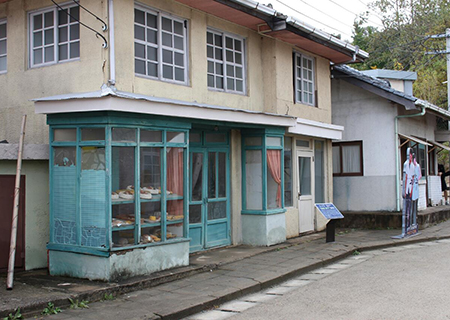
#> input picture opencv/image/edge_test1.jpg, 450 x 320 px, found by its file name
$ python 19.filter2D_5.py
#> lines starting #> are read from the running program, lines starting #| are printed output that depends on the picture
# Sobel edge detection

import cv2 as cv
import numpy as np

img = cv.imread('edge_test1.jpg', cv.IMREAD_GRAYSCALE)
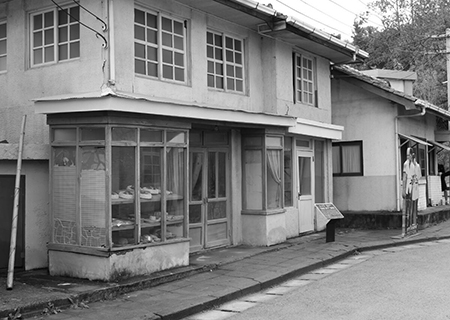
#> img: shape (320, 450); min 0, max 255, mean 124

kernel1 = np.array([[-1,  0,  1],
                    [-2,  0,  2],
                    [-1,  0,  1]])

kernel2 = np.array([[-1, -2, -1],
                    [ 0,  0,  0],
                    [ 1,  2,  1]])

dst1 = cv.filter2D(img, cv.CV_32F, kernel1)
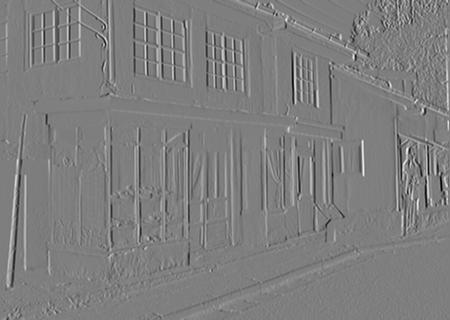
#> dst1: shape (320, 450) float32; min -892, max 903, mean 1.1; drawn with min black and max white
dst2 = cv.filter2D(img, cv.CV_32F, kernel2)
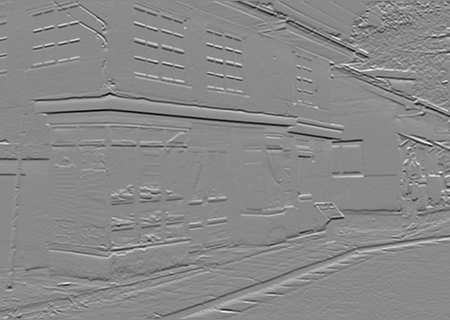
#> dst2: shape (320, 450) float32; min -933, max 800, mean -0.2; drawn with min black and max white
dst = cv.magnitude(dst1, dst2)
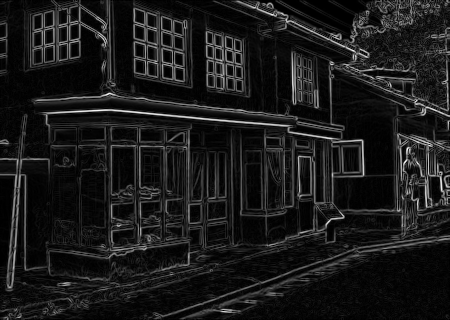
#> dst: shape (320, 450) float32; min 0, max 955, mean 98.6; drawn with min black and max white

cv.imshow('img', img)
cv.imshow('dst1', np.abs(dst1).astype(np.uint8))
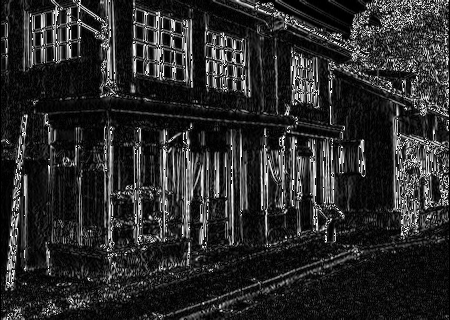
#> window 'dst1': shape (320, 450); min 0, max 255, mean 42.4
cv.imshow('dst2', np.abs(dst2).astype(np.uint8))
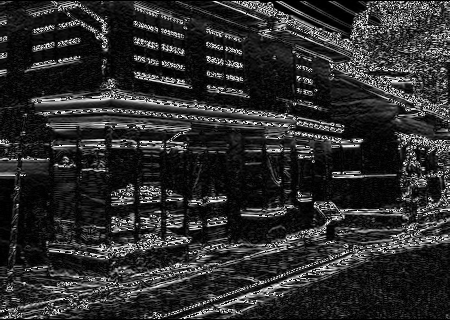
#> window 'dst2': shape (320, 450); min 0, max 255, mean 44.7
cv.imshow('dst', dst.astype(np.uint8))
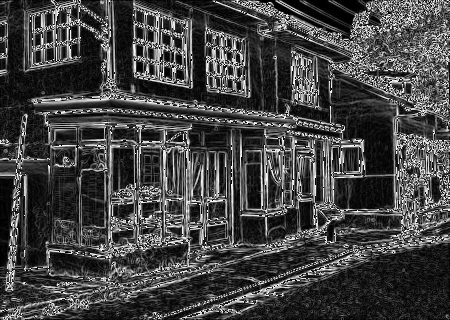
#> window 'dst': shape (320, 450); min 0, max 255, mean 67.3
cv.waitKey()

$ run again, with opencv/image/edge_test3.jpg copied over opencv/image/edge_test1.jpg
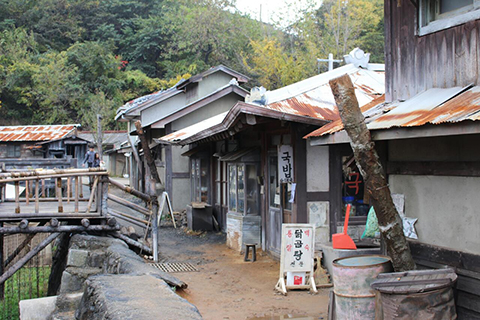
#> input picture opencv/image/edge_test3.jpg, 480 x 320 px, found by its file name
#> `dst = cv.magnitude(dst1, dst2)`:
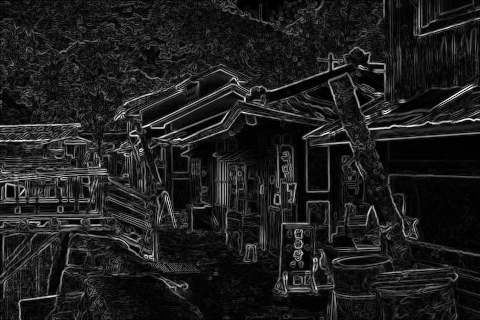
#> dst: shape (320, 480) float32; min 0, max 1018.7, mean 121.4; drawn with min black and max white
#> `cv.imshow('dst', dst.astype(np.uint8))`:
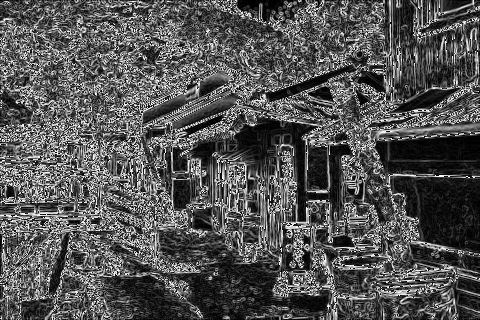
#> window 'dst': shape (320, 480); min 0, max 255, mean 84.1
